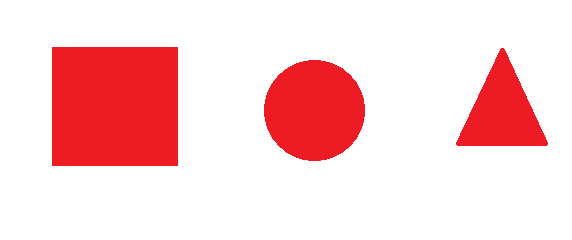
#> input picture sample images/shapes.png, 572 x 240 px
$ python main.py
#> lines starting #> are read from the running program, lines starting #| are printed output that depends on the picture; after the words box and inside, x2 and y2 are one past the last pixel; in counts of white or black regions, pixels touching at a corner belong together
#Importing Necessary Libraries
from PIL import Image,ImageDraw
import numpy as np
from collections import OrderedDict,defaultdict
import random

#Path of the Image whose components are to be found
IMG_PATH = "sample images/shapes.png"

#Opening the img and converting it into Black and white
img = Image.open(IMG_PATH)
#> img is the input picture: PIL image 572x240 RGBA; mean R, G, B, A 251.4, 209.1, 210.7, 255
thresh = 220
fn = lambda x : 255 if x > thresh else 0
img = img.convert('L').point(fn, mode='1')
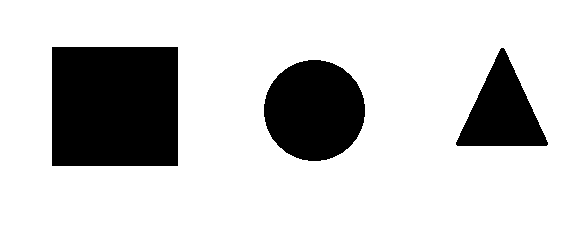
#> img: PIL image 572x240 1; 79.8% white; 3 black regions, box (x1, y1, x2, y2) and area: (52, 47, 178, 166) 14994, (264, 60, 365, 161) 7993, (456, 48, 548, 146) 4799


#Converting img into array
data = np.asarray( img, dtype="int32" )
num_rows = np.shape(data)[0]
#> num_rows = 240
num_columns = np.shape(data)[1]
#> num_columns = 572

print("Image Dimensions:")
print("Rows : ",num_rows)
#| Rows :  240
print("Columns : ",num_columns)
#| Columns :  572


cc = 50
conflictedLabels = {}

#Finding Components
for i in range(num_rows):
    for j in range (num_columns):

        if data[i][j] == 1:
            data[i][j] = 1

        if data[i][j] == 0:
            if data [i-1][j] == 1 and data[i][j-1] == 1:
                cc = cc + 20;
                data[i][j] = cc;

            if data[i - 1][j] != 1 and data[i][j - 1] != 1:
                if data[i - 1][j] < data[i][j - 1]:
                    data[i][j] = data[i - 1][j]
                    conflictedLabels[data[i-1][j]] = (data[i][j - 1])
                elif data[i][j - 1] < data[i - 1][j]:
                    data[i][j] = data[i][j - 1]
                    conflictedLabels[data[i][j-1]] = (data[i-1][j ])
                else:
                    data[i][j] = data[i-1][j]

            if data[i-1][j] !=1 and data[i][j-1] == 1:
                data[i][j] = data[i-1][j]
            if data[i - 1][j] == 1 and data[i][j - 1] != 1:
                data[i][j] = data[i][j - 1]
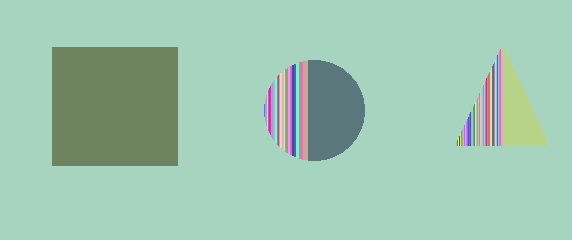
#> data: shape (240, 572) int32; 78 distinct labels, from 1 to 1590; one colour per label, 0 black
#> after the loop, cc = 1590; conflictedLabels = 74 items

#Sorting Dict in descending order
OrderedDict(sorted(conflictedLabels.items(), key=lambda t: t[0]))


#Re-Labelling
for key in reversed(list(conflictedLabels.keys())):
    data[data == conflictedLabels[key]] = key
#> this loop made 74 passes
#> key on passes 1 to 12: 1570, 1550, 1530, 1510, 1490, 1470, 1450, 1430, 1410, 1390, 1370, 1350
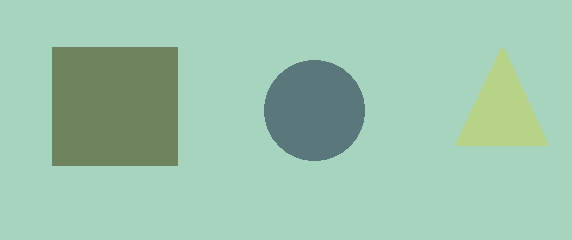
#> data: shape (240, 572) int32; 4 distinct labels, from 1 to 230; one colour per label, 0 black

#Getting Total  number of Components
totalComponents = np.unique(data)
#> totalComponents = [1, 70, 90, 230]

#Excluding Background's count
componentsCount = totalComponents.__len__() - 1
#> componentsCount = 3

print("Total Components: ", componentsCount)
#| Total Components:  3

'''
ComponentsList:
[componentNumber,x1,y1,x2,y2]
'''
componentsList = []


#Finding Coordinates of Connected Components
for index,i in enumerate(totalComponents[1:]):
    flag=0
    x1 = -1
    x2 = -1
    y1 = -1
    y2 = -1
    for j in range (num_rows):
        for k in range(num_columns):
            if data[j][k] == i:
                flag+=1
                if(flag == 1):
                    y1=j
                    x1 =k
                if(k < x1):
                    x1 = k
                if (k > x2):
                    x2 = k;
                y2 = j
    componentsList.append([index+1,x1,y1,x2,y2])
#> this loop made 3 passes
#> i on passes 1 to 3: 70, 90, 230
#> after the loop, componentsList = [[1, 52, 47, 177, 165], [2, 456, 48, 547, 145], [3, 264, 60, 364, 160]]


# Colouring Components
for index,i in enumerate(totalComponents[1:]):
    data[data == i] = (index+1)*25
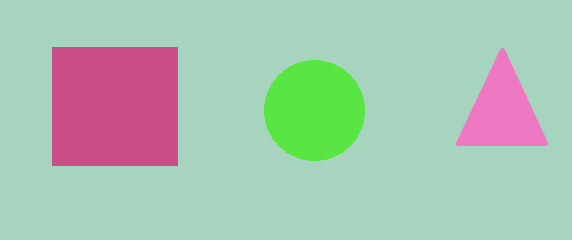
#> data: shape (240, 572) int32; 4 distinct labels, from 1 to 75; one colour per label, 0 black
img = Image.fromarray(data)
img.show()

print("Components List : ",componentsList)
#| Components List :  [[1, 52, 47, 177, 165], [2, 456, 48, 547, 145], [3, 264, 60, 364, 160]]


# Opening Original Image
img = Image.open(IMG_PATH)

# Generating distict random colours for bounding boxes
colors = []
c = "#d82c07"
while colors.__len__() != componentsList.__len__():
    c = ("#{:06x}".format(random.randint(0, 0xFFFFFF)))
    if c not in colors:
        colors.append(c)
#> this loop made 3 passes
#> c on passes 1 to 3: '#c53edf', '#d75528', '#14ba5e'
#> after the loop, colors = ['#c53edf', '#d75528', '#14ba5e']

#Drawing Bounding Box over the connected components:
for index,i in enumerate(componentsList):
    draw = ImageDraw.Draw(img)
    draw.rectangle([i[1],i[2],i[3],i[4]],outline=colors[index])
#> this loop made 3 passes
#> img: PIL image 572x240 RGBA

img.show()
